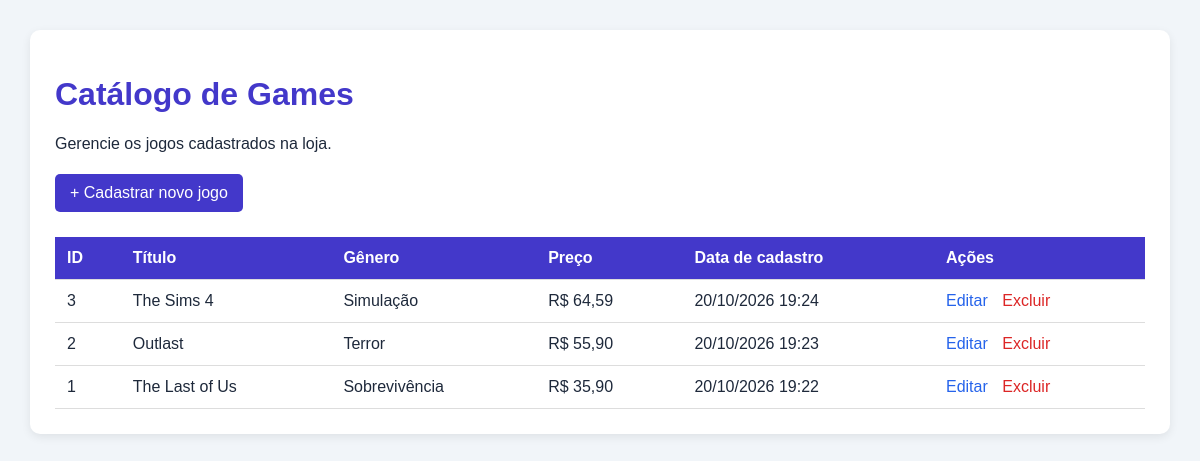
/loja_games/index.php, run on the app's committed database.
### tables this page shows
CREATE TABLE `jogos` (
  `id` int(11) NOT NULL,
  `titulo` varchar(150) NOT NULL,
  `genero` varchar(100) NOT NULL,
  `preco` decimal(10,2) NOT NULL,
  `criado_em` timestamp NOT NULL DEFAULT current_timestamp()
);

### loja_games/index.php (the view, shortened to what this page needs)
<?php
require_once "conexao.php";
$sql = "SELECT id, titulo, genero, preco, criado_em
        FROM jogos
        ORDER BY id DESC";
$consulta = $conexao->query($sql);
$jogos = $consulta->fetchAll(PDO::FETCH_ASSOC);
?>
<!DOCTYPE html>
<html lang="pt-br">
<head>
</head>
<body>
<div class="container">
    <h1>Catálogo de Games</h1>
    <p>Gerencie os jogos cadastrados na loja.</p>
    <a href="criar.php" class="botao">+ Cadastrar novo jogo</a>
    <table>
        <thead>
            <tr>
                <th>ID</th>
                <th>Título</th>
                <th>Gênero</th>
                <th>Preço</th>
                <th>Data de cadastro</th>
                <th>Ações</th>
            </tr>
        </thead>
        <tbody>
            <?php if (count($jogos) > 0): ?>
                <?php foreach ($jogos as $jogo): ?>
                    <tr>
                        <td>
                            <?= (int) $jogo["id"] ?>
                        </td>
                        <td>
                            <?= htmlspecialchars($jogo["titulo"]) ?>
                        </td>
                        <td>
                            <?= htmlspecialchars($jogo["genero"]) ?>
                        </td>
                        <td>
                            R$ <?= number_format(
                                (float) $jogo["preco"],
                                2,
                                ",",
                                "."
                            ) ?>
                        </td>
                        <td>
                            <?= date(
                                "d/m/Y H:i",
                                strtotime($jogo["criado_em"])
                            ) ?>
                        </td>
                        <td>
                            <a
                                class="editar"
                                href="editar.php?id=<?= (int) $jogo["id"] ?>"
                            >
                                Editar
                            </a>
                            <a
                                class="excluir"
                                href="excluir.php?id=<?= (int) $jogo["id"] ?>"
                                onclick="return confirm('Tem certeza que deseja excluir este jogo?')"
                            >
                                Excluir
                            </a>
                        </td>
                    </tr>
                <?php endforeach; ?>
            <?php endif; ?>
        </tbody>
    </table>
</div>
</body>
</html>

### loja_games/index.php (style rules this page uses)
body { font-family: Arial, sans-serif; background-color: #f1f5f9; margin: 0; padding: 30px; color: #1e293b; }
.container { max-width: 1100px; margin: auto; background-color: white; padding: 25px; border-radius: 10px; box-shadow: 0 3px 10px rgba(0, 0, 0, 0.08); }
h1 { color: #4338ca; }
.botao { display: inline-block; padding: 10px 15px; margin: 5px 0; background-color: #4338ca; color: white; text-decoration: none; border-radius: 5px; }
table { width: 100%; border-collapse: collapse; margin-top: 20px; }
th, td { padding: 12px; text-align: left; border-bottom: 1px solid #ddd; }
th { background-color: #4338ca; color: white; }
.editar { color: #2563eb; text-decoration: none; margin-right: 10px; }
.excluir { color: #dc2626; text-decoration: none; }

### data on the page
jogos: id "3", titulo "The Sims 4", genero "Simulação", preco "64,59", criado_em "20/10/2026 19:24"
jogos: id "2", titulo "Outlast", genero "Terror", preco "55,90", criado_em "20/10/2026 19:23"
jogos: id "1", titulo "The Last of Us", genero "Sobrevivência", preco "35,90", criado_em "20/10/2026 19:22"
